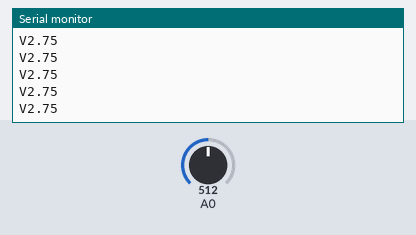
Simulated run of this sketch. Board: Arduino Uno, built with avr-gcc and run on an emulated ATmega328P. On the bench: the last lines printed to the serial monitor. Inputs (shaded band) come from the test bench; at power-on: A0 = 512.

Above: at 1.2 s.
1.3 s: A0 set to 716
At 1.31 s:
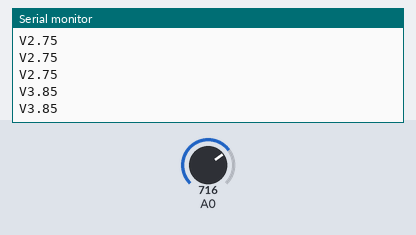
2.8 s: A0 set to 900
At 2.81 s:
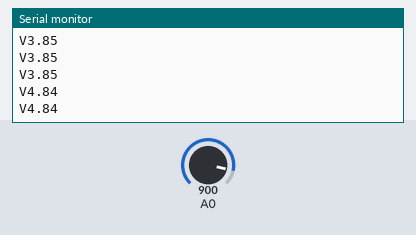
Timing chart, 0 to 5.8 s (numbered marks = the images above; inputs shaded):
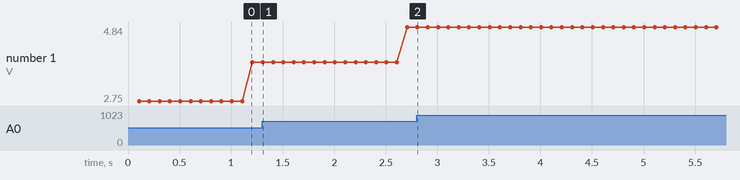

Measured:
- after the input at 1.3 s, the serial monitor: prints a new line at once (image 1)
- after the input at 2.8 s, the serial monitor: prints a new line at once (image 2)
- plotted number 1: 3.85 → 4.84 after the input at 1.3 s

The sketch:

_11_ADC_with_voltage.ino
```cpp
#include <avr/io.h>

//int value = 0 ;
float value = 0, Vinput;
void setup() {
  Serial.begin(9600);       // Serial Monitor
  ADCSRA = 0b10001111;      // Enable ADC & Interrupt, pre-scaler
  ADMUX = 0b01000000;       // AVCC Referance Voltage and A0 as input to ADC
  sei();                    // Set global interrupt


}

void loop() {
  delay(100);
  ADCSRA  |= (1 << ADSC) | (1 << ADIE);  //ADC Start Conversion

}

ISR(ADC_vect) {
  value = ADC;
  value = value / 930;
  Vinput = value * (62.5) / 12.5;
  Serial.println(Vinput);
  Serial.print ("V");
}
```
